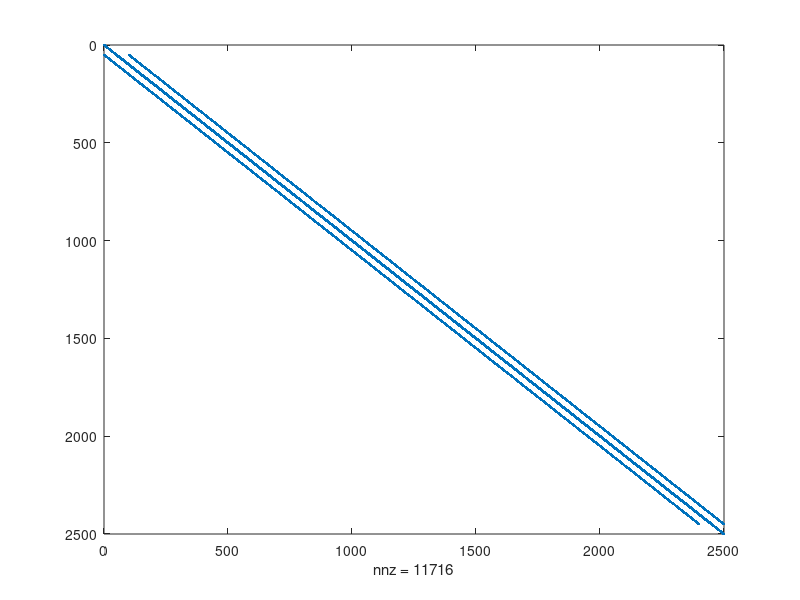
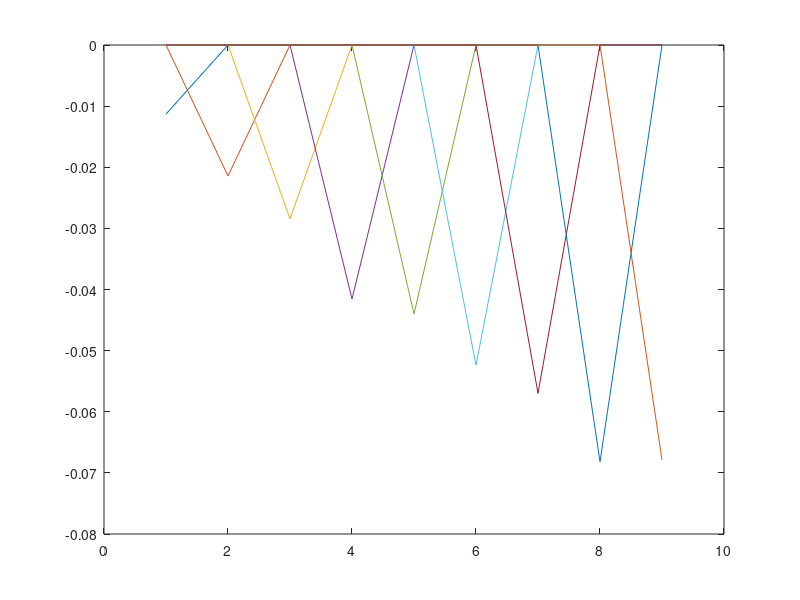
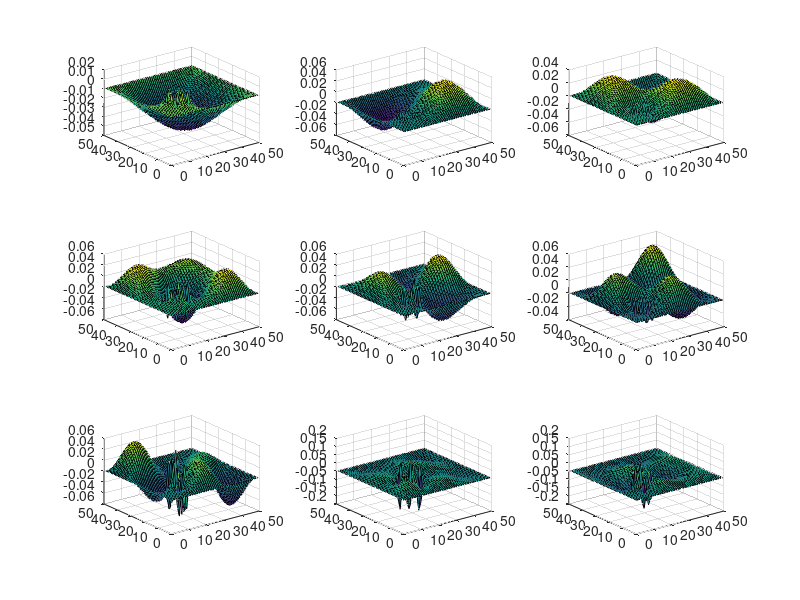

Recreate these plots in MATLAB, in order.
clearvars
close all
%initialize matrix
nx = 50;
ny = 50;
iteration =30;
matrixV = zeros(ny,nx);

G = sparse(nx*ny);
B = zeros(1,nx*ny);
cMap = ones(nx,ny);


%loop across iteration

for i = 1:nx
    for j = 1:ny
        nxm = j + (i-2)*ny;
        nxp = j + (i)*ny;
        nym = j-1 + (i-1)*ny;
        nyp = j+1 + (i-1)*ny;
        n = j + (i - 1) * ny;
        if i == 1 || i == nx || j == 1 || j ==  ny
            % left define V(G(n))=B(n)
            G(n, :) = 0;
            G(n, n) = 1;
            B(n) = 0;
        elseif i>10&&i<20&&j>10&&j<20
            rxm = (cMap(i,j) + cMap(i-1,j))/2.0;
            rxp = (cMap(i,j) + cMap(i+1,j))/2.0;
            rym = (cMap(i,j) + cMap(i,j-1))/2.0;
            ryp = (cMap(i,j) + cMap(i,j+1))/2.0;
            
            G(n,n) = -(rxm+rxp+rym+ryp)/2;
            G(n,nxm) = rxm;
            G(n,nxp) = rxp;
            G(n,nym) = rym;
            G(n,nyp) = ryp;
        else
            
            
            rxm = (cMap(i,j) + cMap(i-1,j))/2.0;
            rxp = (cMap(i,j) + cMap(i+1,j))/2.0;
            rym = (cMap(i,j) + cMap(i,j-1))/2.0;
            ryp = (cMap(i,j) + cMap(i,j+1))/2.0;
            
            G(n,n) = -(rxm+rxp+rym+ryp);
            G(n,nxm) = rxm;
            G(n,nxp) = rxp;
            G(n,nym) = rym;
            G(n,nyp) = ryp;
        end
        % not really derivative but actual voltages
        
        
    end
    
end
figure(1)
spy(G)
figure(2)
[E,D] = eigs(G,9,'SM');
plot(D)
figure(3)

Vmatrix = zeros(ny,nx);
for eig = 1:9
    for i = 1:nx
        for j = 1:ny
            n = j + (i - 1) * ny;
            Vmatrix(j, i) = E(n,eig);
        end
    end
    
    subplot(3, 3, eig), surf(Vmatrix');
    pause(0.01)
end


